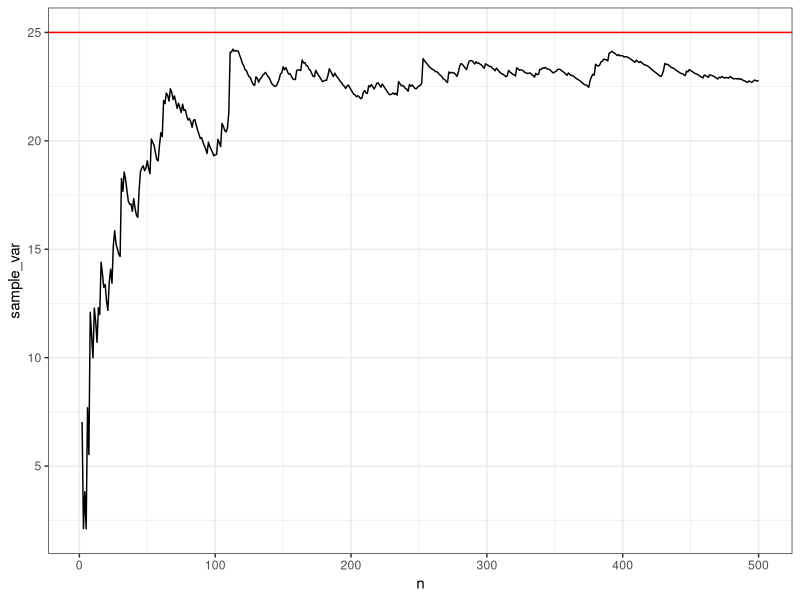

The R source for this figure:
## ---- chunk 1
options(htmltools.dir.version = FALSE, fig.width = 3, fig.height = 3)
knitr::opts_chunk$set(fig.dim=c(3, 3))
library(tidyverse)
## ---- chunk 2
rv <- tibble(x = rnorm(500, mean = 0, sd = 5)) %>% 
  mutate(cumsum_x = cumsum(x),
         n = seq_along(x),
         average_x = cumsum_x/n,
         sample_var = (1/(n-1))*cumsum(x^2-average_x^2)) %>% 
  slice(-1)

ggplot(rv, aes(x = n, y = sample_var)) + 
  geom_line() + 
  geom_hline(aes(yintercept=25), color = "red") +
  theme_bw()

